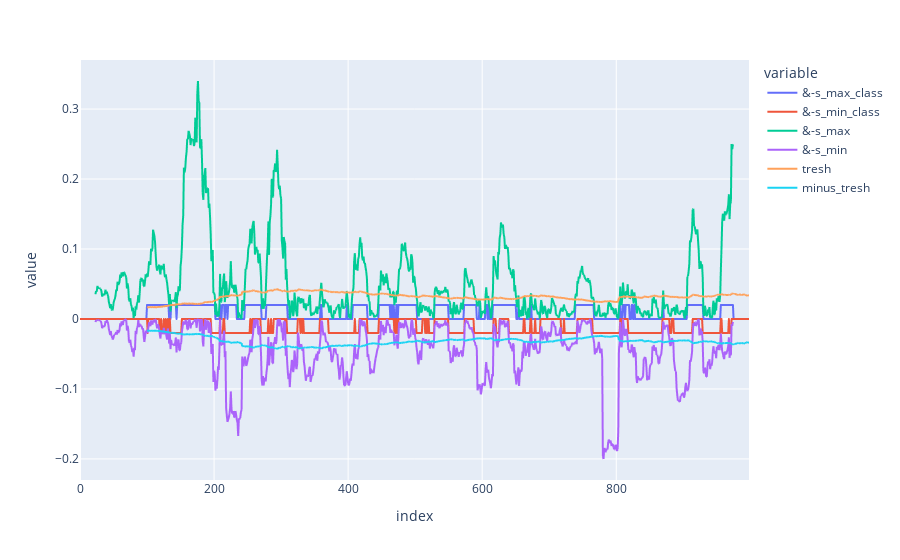
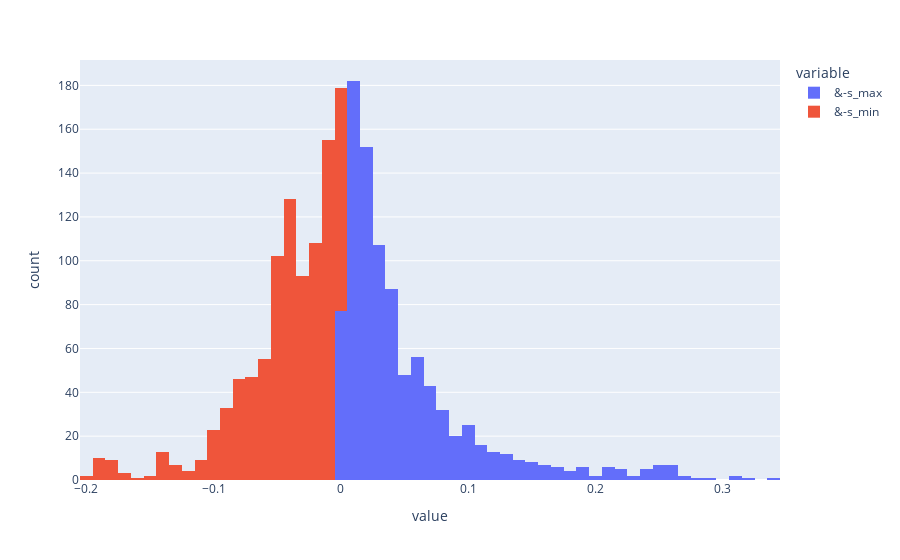

The cell these charts' notebook holds for them, in order:
### Code cell
plot_candles(candles, 24)

### Figure 1 — Plotly figure (JSON) as saved in the notebook; plotly's stock layout.template omitted (floating-point values rounded to 4 significant figures; data arrays with more than 128 entries replaced by an {"elided": "..."} marker saying what was removed)
{"data": [{"hovertemplate": "variable=&-s_max_class<br>index=%{x}<br>value=%{y}<extra></extra>", "legendgroup": "&-s_max_class", "line": {"color": "#636efa", "dash": "solid"}, "marker": {"symbol": "circle"}, "mode": "lines", "name": "&-s_max_class", "showlegend": true, "type": "scattergl", "x": {"elided": "999 int values"}, "xaxis": "x", "y": {"elided": "999 float values"}, "yaxis": "y"}, {"hovertemplate": "variable=&-s_min_class<br>index=%{x}<br>value=%{y}<extra></extra>", "legendgroup": "&-s_min_class", "line": {"color": "#EF553B", "dash": "solid"}, "marker": {"symbol": "circle"}, "mode": "lines", "name": "&-s_min_class", "showlegend": true, "type": "scattergl", "x": {"elided": "999 int values"}, "xaxis": "x", "y": {"elided": "999 float values"}, "yaxis": "y"}, {"hovertemplate": "variable=&-s_max<br>index=%{x}<br>value=%{y}<extra></extra>", "legendgroup": "&-s_max", "line": {"color": "#00cc96", "dash": "solid"}, "marker": {"symbol": "circle"}, "mode": "lines", "name": "&-s_max", "showlegend": true, "type": "scattergl", "x": {"elided": "999 int values"}, "xaxis": "x", "y": {"elided": "999 float values"}, "yaxis": "y"}, {"hovertemplate": "variable=&-s_min<br>index=%{x}<br>value=%{y}<extra></extra>", "legendgroup": "&-s_min", "line": {"color": "#ab63fa", "dash": "solid"}, "marker": {"symbol": "circle"}, "mode": "lines", "name": "&-s_min", "showlegend": true, "type": "scattergl", "x": {"elided": "999 int values"}, "xaxis": "x", "y": {"elided": "999 float values"}, "yaxis": "y"}, {"hovertemplate": "variable=tresh<br>index=%{x}<br>value=%{y}<extra></extra>", "legendgroup": "tresh", "line": {"color": "#FFA15A", "dash": "solid"}, "marker": {"symbol": "circle"}, "mode": "lines", "name": "tresh", "showlegend": true, "type": "scattergl", "x": {"elided": "999 int values"}, "xaxis": "x", "y": {"elided": "999 float values"}, "yaxis": "y"}, {"hovertemplate": "variable=minus_tresh<br>index=%{x}<br>value=%{y}<extra></extra>", "legendgroup": "minus_tresh", "line": {"color": "#19d3f3", "dash": "solid"}, "marker": {"symbol": "circle"}, "mode": "lines", "name": "minus_tresh", "showlegend": true, "type": "scattergl", "x": {"elided": "999 int values"}, "xaxis": "x", "y": {"elided": "999 float values"}, "yaxis": "y"}], "layout": {"legend": {"title": {"text": "variable"}, "tracegroupgap": 0}, "margin": {"t": 60}, "xaxis": {"anchor": "y", "domain": [0, 1], "title": {"text": "index"}}, "yaxis": {"anchor": "x", "domain": [0, 1], "title": {"text": "value"}}}}

### Figure 2 — Plotly figure (JSON) as saved in the notebook; plotly's stock layout.template omitted (floating-point values rounded to 4 significant figures; data arrays with more than 128 entries replaced by an {"elided": "..."} marker saying what was removed)
{"data": [{"alignmentgroup": "True", "bingroup": "x", "hovertemplate": "variable=&-s_max<br>value=%{x}<br>count=%{y}<extra></extra>", "legendgroup": "&-s_max", "marker": {"color": "#636efa", "pattern": {"shape": ""}}, "name": "&-s_max", "offsetgroup": "&-s_max", "orientation": "v", "showlegend": true, "type": "histogram", "x": {"elided": "999 float values"}, "xaxis": "x", "yaxis": "y"}, {"alignmentgroup": "True", "bingroup": "x", "hovertemplate": "variable=&-s_min<br>value=%{x}<br>count=%{y}<extra></extra>", "legendgroup": "&-s_min", "marker": {"color": "#EF553B", "pattern": {"shape": ""}}, "name": "&-s_min", "offsetgroup": "&-s_min", "orientation": "v", "showlegend": true, "type": "histogram", "x": {"elided": "999 float values"}, "xaxis": "x", "yaxis": "y"}], "layout": {"barmode": "relative", "legend": {"title": {"text": "variable"}, "tracegroupgap": 0}, "margin": {"t": 60}, "xaxis": {"anchor": "y", "domain": [0, 1], "title": {"text": "value"}}, "yaxis": {"anchor": "x", "domain": [0, 1], "title": {"text": "count"}}}}
